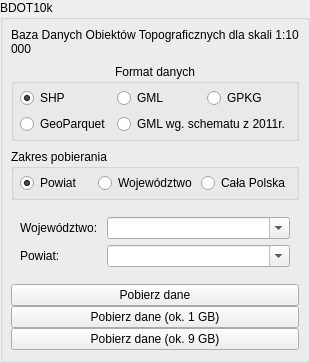
         <widget class="QgsCollapsibleGroupBox" name="bdot_groupBox">
          <property name="enabled">
           <bool>true</bool>
          </property>
          <property name="mouseTracking">
           <bool>true</bool>
          </property>
          <property name="contextMenuPolicy">
           <enum>Qt::DefaultContextMenu</enum>
          </property>
          <property name="acceptDrops">
           <bool>false</bool>
          </property>
          <property name="toolTip">
           <string />
          </property>
          <property name="inputMethodHints">
           <set>Qt::ImhNone</set>
          </property>
          <property name="title">
           <string extracomment="cdferfvre">BDOT10k</string>
          </property>
          <property name="collapsed">
           <bool>true</bool>
          </property>
          <property name="saveCollapsedState">
           <bool>false</bool>
          </property>
          <layout class="QVBoxLayout" name="verticalLayout">
           <property name="leftMargin">
            <number>8</number>
           </property>
           <property name="topMargin">
            <number>8</number>
           </property>
           <property name="rightMargin">
            <number>8</number>
           </property>
           <property name="bottomMargin">
            <number>10</number>
           </property>
           <property name="spacing">
            <number>8</number>
           </property>
           <item>
            <widget class="QLabel" name="label_42">
             <property name="text">
              <string>Baza Danych Obiektów Topograficznych dla skali 1:10 000</string>
             </property>
             <property name="role" stdset="0">
              <string notr="true">hint</string>
             </property>
             <property name="wordWrap">
              <bool>true</bool>
             </property>
            </widget>
           </item>
           <item>
            <widget class="QGroupBox" name="groupBox_3">
             <property name="title">
              <string>Format danych</string>
             </property>
             <property name="alignment">
              <set>Qt::AlignHCenter|Qt::AlignTop</set>
             </property>
             <layout class="QGridLayout" name="horizontalLayout_5" columnstretch="1,1,1">
              <property name="leftMargin">
               <number>6</number>
              </property>
              <property name="topMargin">
               <number>4</number>
              </property>
              <property name="rightMargin">
               <number>6</number>
              </property>
              <property name="bottomMargin">
               <number>4</number>
              </property>
              <item row="0" column="0">
               <widget class="QRadioButton" name="bdot_shp_rdbtn">
                <property name="text">
                 <string>SHP</string>
                </property>
                <property name="checked">
                 <bool>true</bool>
                </property>
               </widget>
              </item>
              <item row="0" column="1">
               <widget class="QRadioButton" name="bdot_gml_rdbtn">
                <property name="text">
                 <string>GML</string>
                </property>
                <property name="checked">
                 <bool>false</bool>
                </property>
               </widget>
              </item>
              <item row="0" column="2">
               <widget class="QRadioButton" name="bdot_gpkg_rdbtn">
                <property name="text">
                 <string>GPKG</string>
                </property>
                <property name="checked">
                 <bool>false</bool>
                </property>
               </widget>
              </item>
              <item row="1" column="0">
               <widget class="QRadioButton" name="bdot_parquet_rdbtn">
                <property name="text">
                 <string>GeoParquet</string>
                </property>
                <property name="checked">
                 <bool>false</bool>
                </property>
                <property name="autoExclusive">
                 <bool>true</bool>
                </property>
               </widget>
              </item>
              <item row="1" column="1" colspan="2">
               <widget class="QRadioButton" name="bdot_old_gml_rdbtn">
                <property name="text">
                 <string>GML wg. schematu z 2011r.</string>
                </property>
                <property name="checked">
                 <bool>false</bool>
                </property>
               </widget>
              </item>
             </layout>
            </widget>
           </item>
           <item>
            <widget class="QGroupBox" name="groupBox_bdot_zakres">
             <property name="title">
              <string>Zakres pobierania</string>
             </property>
             <layout class="QGridLayout" name="verticalLayout_bdot_zakres" columnstretch="1,1,1">
              <property name="leftMargin">
               <number>6</number>
              </property>
              <property name="topMargin">
               <number>4</number>
              </property>
              <property name="rightMargin">
               <number>6</number>
              </property>
              <property name="bottomMargin">
               <number>4</number>
              </property>
              <property name="spacing">
               <number>4</number>
              </property>
              <item row="0" column="0">
               <widget class="QRadioButton" name="bdot_zakres_powiat_rdbtn">
                <property name="text">
                 <string>Powiat</string>
                </property>
                <property name="checked">
                 <bool>true</bool>
                </property>
               </widget>
              </item>
              <item row="0" column="1">
               <widget class="QRadioButton" name="bdot_zakres_woj_rdbtn">
                <property name="text">
                 <string>Województwo</string>
                </property>
                <property name="checked">
                 <bool>false</bool>
                </property>
               </widget>
              </item>
              <item row="0" column="2">
               <widget class="QRadioButton" name="bdot_zakres_polska_rdbtn">
                <property name="text">
                 <string>Cała Polska</string>
                </property>
                <property name="checked">
                 <bool>false</bool>
                </property>
               </widget>
              </item>
             </layout>
            </widget>
           </item>
           <item>
            <widget class="QWidget" name="widget" native="true">
             <layout class="QFormLayout" name="formLayout">
              <item row="0" column="0">
               <widget class="QLabel" name="lbl_bdot_wojewodztwo">
                <property name="text">
                 <string>Województwo: </string>
                </property>
               </widget>
              </item>
              <item row="0" column="1">
               <widget class="QComboBox" name="wojewodztwo_cmbbx">
                <property name="editable">
                 <bool>true</bool>
                </property>
                <property name="maxVisibleItems">
                 <number>10</number>
                </property>
                <item>
                 <property name="text">
                  <string />
                 </property>
                </item>
               </widget>
              </item>
              <item row="1" column="0">
               <widget class="QLabel" name="lbl_bdot_powiat">
                <property name="text">
                 <string>Powiat: </string>
                </property>
               </widget>
              </item>
              <item row="1" column="1">
               <widget class="QComboBox" name="powiat_cmbbx">
                <property name="editable">
                 <bool>true</bool>
                </property>
                <property name="maxVisibleItems">
                 <number>10</number>
                </property>
               </widget>
              </item>
             </layout>
            </widget>
           </item>
           <item>
            <widget class="QWidget" name="widget_bdot_przyciski" native="true">
             <layout class="QVBoxLayout" name="verticalLayout_bdot_przyciski">
              <property name="leftMargin">
               <number>0</number>
              </property>
              <property name="topMargin">
               <number>0</number>
              </property>
              <property name="rightMargin">
               <number>0</number>
              </property>
              <property name="bottomMargin">
               <number>0</number>
              </property>
              <property name="spacing">
               <number>0</number>
              </property>
              <item>
               <widget class="QPushButton" name="bdot_selected_powiat_btn">
                <property name="text">
                 <string>Pobierz dane</string>
                </property>
                <property name="cursor">
                 <cursorShape>PointingHandCursor</cursorShape>
                </property>
                <property name="icon">
                 <iconset>
                  <normaloff>../images/download.svg</normaloff>../images/download.svg</iconset>
                </property>
                <property name="role" stdset="0">
                 <string notr="true">primary</string>
                </property>
               </widget>
              </item>
              <item>
               <widget class="QPushButton" name="bdot_selected_woj_btn">
                <property name="text">
                 <string>Pobierz dane (ok. 1 GB)</string>
                </property>
                <property name="visible">
                 <bool>false</bool>
                </property>
                <property name="cursor">
                 <cursorShape>PointingHandCursor</cursorShape>
                </property>
                <property name="icon">
                 <iconset>
                  <normaloff>../images/download.svg</normaloff>../images/download.svg</iconset>
                </property>
                <property name="role" stdset="0">
                 <string notr="true">primary</string>
                </property>
               </widget>
              </item>
              <item>
               <widget class="QPushButton" name="bdot_polska_btn">
                <property name="text">
                 <string>Pobierz dane (ok. 9 GB)</string>
                </property>
                <property name="visible">
                 <bool>false</bool>
                </property>
                <property name="cursor">
                 <cursorShape>PointingHandCursor</cursorShape>
                </property>
                <property name="icon">
                 <iconset>
                  <normaloff>../images/download.svg</normaloff>../images/download.svg</iconset>
                </property>
                <property name="role" stdset="0">
                 <string notr="true">primary</string>
                </property>
               </widget>
              </item>
             </layout>
            </widget>
           </item>
          </layout>
         </widget>
